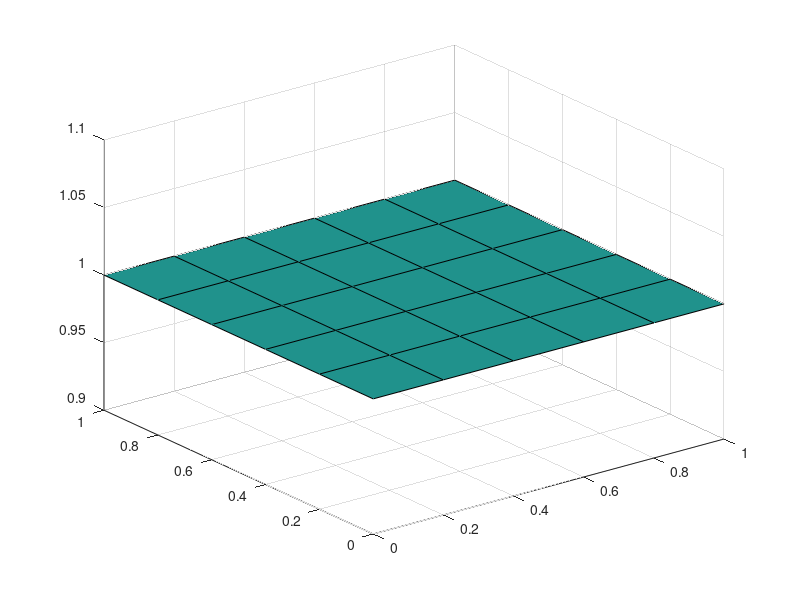

Recreate this plot in MATLAB.
close all
clc
clear
m=10;
n=12;
h=1/m;
k=1/n;
x=0:0.2:m*h;
y=0:0.2:n*k;

[X,Y] = meshgrid(x, y)                               
 Z =1+0*X;% X .* exp(-X.^2 - Y.^2);                                        
 surf(X,Y,Z)